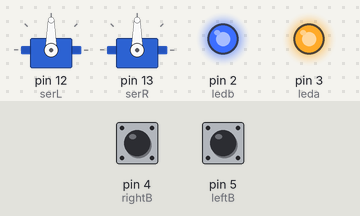
Simulated run of this program. Board: Arduino Uno, built with avr-gcc and run on an emulated ATmega328P. On the bench: 2 × servo, output pins drawn as LEDs (lit = HIGH). The test bench sets the inputs (shaded band); at power-on: pin 4 (rightB) HIGH, pin 5 (leftB) HIGH.

Above: at 0.1 s.
Timing chart, 0 to 1.6 s (numbered marks = the images above):
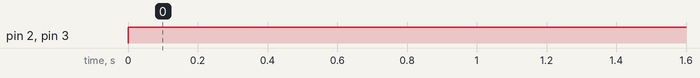

The program:

main.cpp
```cpp
#include <Servo.h>
#include <Arduino.h>

// Project 2 - Interactive Electronic
// Steering Responsive Lights

// Version 8.0 - This version uses a button to toggle the lights
// on and off

// global variables
const byte leftB = 5;
const byte rightB= 4;
const byte lightB = 8;

// creating button state variables
bool stateL = digitalRead(leftB);
bool stateR = digitalRead(rightB);
bool currentbuttonState;

Servo serL; // naming the servo
Servo serR;

byte positionL = 90; // setting default servo position
byte positionR = 90;

const byte leda = 3; // led variables
const byte ledb = 2;

bool ledstate = LOW;
bool lastbuttonState = HIGH;


byte lightsOnOff()
{
 if(currentbuttonState == LOW && lastbuttonState == HIGH)
 {
  ledstate = !ledstate;
  digitalWrite(leda, ledstate);
  digitalWrite(ledb, ledstate);
  delay(50);
  }

  lastbuttonState = currentbuttonState;

  return(lastbuttonState);
  return(currentbuttonState);
  return(ledstate);
}

byte TurnLeft()
{
 while (stateL == 0 && stateR == 1 && positionL < 135 && positionR < 135)
 {
   positionL++;
   positionR++;
   serL.write(positionL);
   serR.write(positionR);

   stateL = digitalRead(leftB);
   stateR = digitalRead(rightB);
   positionL = serL.read();
   positionR = serR.read();

   return(positionL);
   return(positionR);
 }
}

byte TurnRight()
{
 while(stateR == 0 && stateL == 1 && positionR > 45 && positionL > 45)
 {
  positionR--;
  positionL--;
  serL.write(positionL);
  serR.write(positionR);

  stateR = digitalRead(rightB);
  stateL = digitalRead(leftB);
  positionL = serL.read();
  positionR = serR.read();

  return(positionL);
  return(positionR);
 }
}

byte goStraightL()
{
 while(stateL == 1 && stateR == 1 && positionL > 90 && positionR > 90)
 {
  positionL--;
  positionR--;
  serL.write(positionL);
  serR.write(positionR);

  stateL = digitalRead(leftB);
  stateR = digitalRead(rightB);
  positionL = serL.read();
  positionR = serR.read();

  return(positionL);
  return(positionR);
 }
}

byte goStraightR()
{
 while(stateL == 1 && stateR == 1 && positionL < 90 && positionR < 90)
 {
  positionL++;
  positionR++;
  serL.write(positionL);
  serR.write(positionR);

  stateL = digitalRead(leftB);
  stateR = digitalRead(rightB);
  positionL = serL.read();
  positionR = serR.read();

  return(positionL);
  return(positionR);
 }
}

byte Straight()
{
 while(stateL == 0 && stateR == 0)
 {
  positionL = 90;
  positionR = 90;
  serL.write(positionL);
  serR.write(positionR);

  stateL = digitalRead(leftB);
  stateR = digitalRead(rightB);

  return(positionL);
  return(positionR);
 }
}


void setup()
{
  pinMode(leftB, INPUT_PULLUP); // activating button digital pins
  pinMode(rightB, INPUT_PULLUP);
  pinMode(lightB, INPUT_PULLUP);
  pinMode(leda, OUTPUT); // activiating led digital pins
  pinMode(ledb, OUTPUT);

  serL.attach(12); // attaching servos to digital pin
  serR.attach(13);

  Serial.begin(9600);
}

void loop()
{


  serL.write(positionL); // setting the servos initial position
  serR.write(positionR);

  // Debugging
  lightsOnOff();

  //Serial.println(stateL);
  //Serial.println(stateR);
  //Serial.println(positionL);
  //Serial.println(lightB);

  // light servo moving functions
  //goStraightL();
  //goStraightR();
  TurnLeft();
  TurnRight();

}
```

Measured:
- by itself, pin 2 (ledb), pin 3 (leda): LOW → HIGH at 0.00 s
